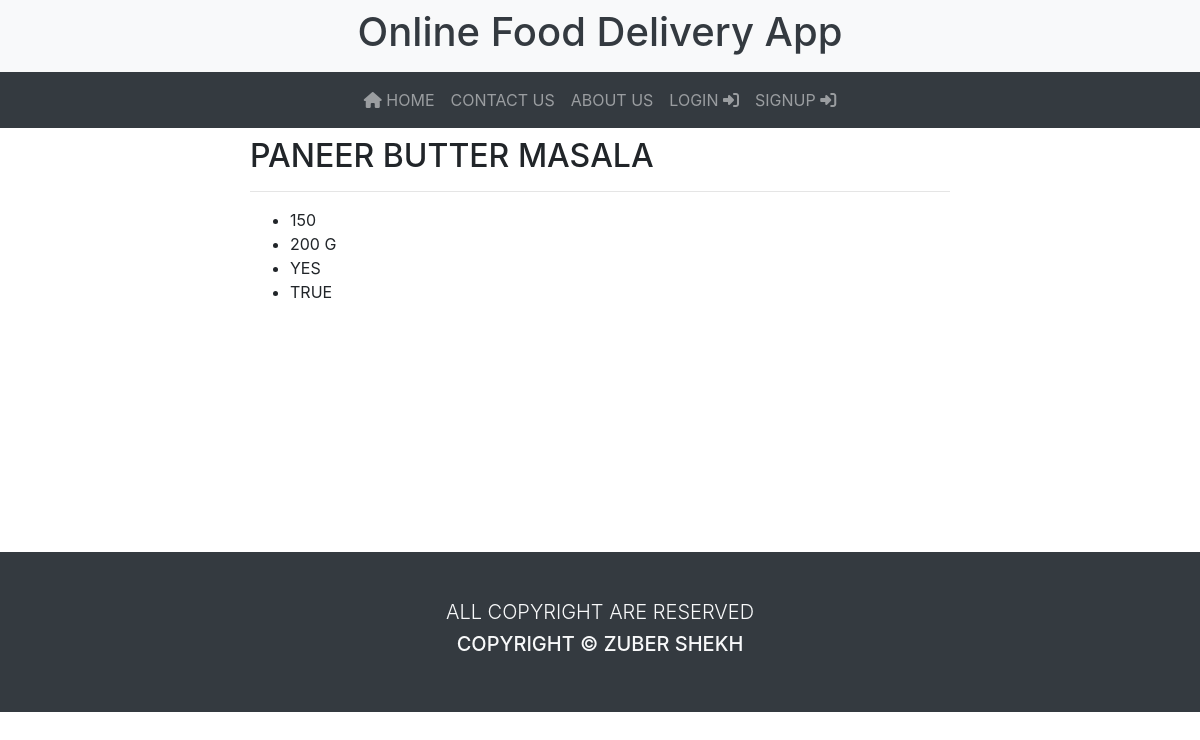
Screenshot of /items/items/3 with the database file from the repository.
### project/items/models.py (models this page shows, shortened)
class Item(db.Model):
    __tablename__ = 'items'
    id = db.Column(db.Integer,primary_key=True)
    name = db.Column(db.String,nullable=False)
    price = db.Column(db.Integer,nullable=False)
    quantity = db.Column(db.Integer,nullable=False)
    unit = db.Column(db.String,default='number',nullable=False)
    type = db.Column(db.String,default='veg',nullable=False)
    desc = db.Column(db.String,nullable=True)
    is_avaiable = db.Column(db.Boolean,default=True)
    menu_id = db.Column(db.Integer,db.ForeignKey('menu.id'),nullable=False)

### project/items/views.py (the view)
@items.route('/items/<int:id>')
def view(id):
    item = Item.query.get_or_404(id)
    return render_template('items/view.html',item=item)

### project/items/templates/items/view.html
{% extends 'main/base.html' %}
{% block main %}
<div class="row">
    <div class="col-md-8 mx-auto">
        <section class="container text-uppercase">
            <h2>{{item.name}}</h2>
            <hr>
            <ul>
                <li>{{item.price}}</li>
                <li>{{item.quantity}} {% if item.unit!='number' %}{{item.unit}}{%endif%}</li>
                <li>{% if item.type %}yes{%else%}no{%endif%}</li>
                <li>{{item.is_avaiable}}</li>
            </ul>
         </section>
    </div>
</div>
{% endblock %}

### rows the page displays
Item: name "PANEER BUTTER MASALA", price "150", quantity "200", unit "G", is_avaiable "TRUE"
